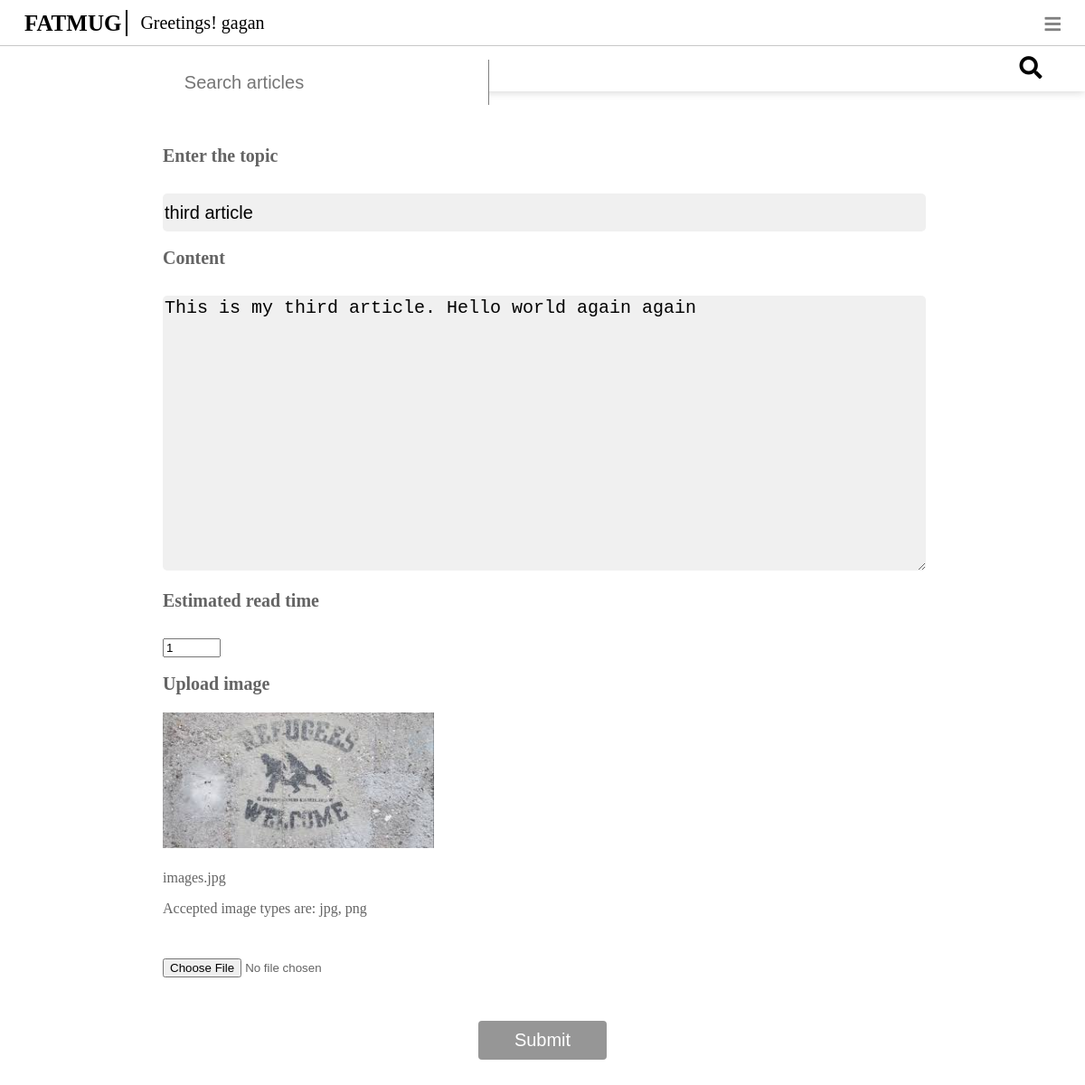
/edit/3 (signed in), run on the app's committed database.
### articles/models.py (models this page shows, shortened)
class articles(models.Model):
	author = models.ForeignKey(User, on_delete=models.CASCADE)
	date = models.DateField(auto_now=True)
	title = models.CharField(max_length=200)
	brief_content = models.TextField(default="A brief (Old French from Latin 'brevis', short) is a written legal document used in various legal adversarial systems that is presented to a court arguing why one party to a particular case should prevail")
	content = models.TextField()
	no_of_reads = models.PositiveIntegerField(default=0)
	likes = models.PositiveIntegerField(default=0)
	image = models.ImageField(default="images.jpg", blank=True)
	read_time = models.IntegerField()
	tags = models.ManyToManyField(tags)

### articles/views.py (the view, shortened to what this page needs)
# urls.py: path('edit/<int:number>', views.edit_article, name='edit'),
@login_required(login_url="login")
def edit_article(request, number):
	try:
		article = models.articles.objects.get(pk=number)
		if article.author == request.user:
			return render(request, 'edit.html', {"article": article})
		else:
			messages.add_message(request, messages.ERROR, "Request Denied")
			return HttpResponseRedirect(reverse('your_articles'))
	except:
		messages.add_message(request, messages.ERROR, "The article doesn't exist")
		return HttpResponseRedirect(reverse('home'))

### articles/templates/edit.html (shortened to what this page needs)
{% load static %}
<!DOCTYPE html>
<html>
	<head>
		<link rel="stylesheet" href="https://pro.fontawesome.com/releases/v5.10.0/css/all.css"/>
		<link rel="stylesheet" href="{% static 'css/navbar.css' %}" type="text/css">
		<link rel="stylesheet" href="{% static 'css/edit.css' %}" type="text/css">
	</head>
	<body>
		<div class="Outer_navbar_wrapper">
			<div class="Navbar_wrapper">
				<div class="left">
					<a href="{% url 'home' %}"><div class="nav_item" id="logo">FATMUG</div></a>
					<div class="nav_item" id="greeting">Greetings! {{request.user}}</div>
				</div>
				<div class="right">
					<div class="nav_item left_items" id="special" onclick="change()"><i class="fas fa-bars"></i></div>
				</div>
			</div>
			<div class="search">
				<input type="text" placeholder="Search articles" class="search-input"/>
				<span class="search-icon"><i class="fas fa-search"></i></span>
			</div>
		</div>
		<div class="form_container">
			<form action="" method="POST">
				<label for="Topic">Enter the topic</label>
				<br>
				<input id="Topic" class="inputs" value="{{article.title}}" name="title" type="texts">
				<br>
				<br>
				<label for="Content">Content</label>
				<br>
				<textarea id="Content" class="inputs" name="content" type="texts">{{article.content}}</textarea>
				<br>
				<br>
				<label for="readtime">Estimated read time</label>
				<br>
				<input type="number" value="{{article.read_time}}" id="read_time" name="readtime" min="1" max="100">
				<br>
				<br>
				<label for="image">Upload image</label>
				<div class="thumbnail_image"><img src="/media/{{article.image}}" height="150" width="300"></div>
				<p>{{article.image}}</p>
				<p>Accepted image types are: jpg, png</p>
				<input id="image" type="file" name="image">
				<br>
				<div class="button"><input id="Submit" type="Submit"></div>
			</form>
		</div>
	</body>
</html>

### Abhinav_project/static/css/navbar.css (style rules this page uses)
body, html { margin: 0; padding: 0; }
.Outer_navbar_wrapper { position: sticky; top: 0; left: 0; box-shadow: 0px 0px 10px rgba(0,0,0,0.2); }
.Navbar_wrapper { font-family: Verdana; color: grey; background-color: white; width: 100%; height: 50px; display: flex; flex-direction: row; justify-content: space-between; align-items: center; }
.left, .right { flex-grow: 0; flex-shrink: 0; height: 25px; }
.left { font-size: 20px; color: black; display: flex; justify-content: center; align-items: center; }
.right { font-size: 15px; }
.nav_item { border-radius: 3px; line-height: 25px; padding-left: 5px; padding-right: 5px; height: 100%; border: 2px solid white; display: inline-block; }
#logo { margin-left: 20px; font-size: 25px; font-weight: bolder; color: black; cursor: pointer; }
#logo::after { margin-left: 5px; content: ""; border: 1px solid black; }
.right div { margin-right: 20px; }
.hidden, #special { background-color: white; z-index: 1000; display: none; }
#special { font-size: 20px; }
@media screen and (max-device-width: 800px) { .Navbar_wrapper { box-shadow: none; } }
@media screen and (max-device-width: 800px) { .right .nav_item { display: none; } }
@media screen and (max-device-width: 800px) { #special { display: block; } }
.search { display: flex; align-items: center; height: 50px; width: 100%; justify-content: space-between; border-top: 1px solid rgb(200, 200, 200); }
.search-input { text-align: center; font-size: 20px; padding: 0px; height: 100%; width: 45%; border: none; border-right: 1px solid grey; }
.search-icon { font-size: 25px; border: none; height: 100%; line-height: 50px; text-align: center; width: 10%; cursor: pointer; background-color: white; }
a, a:hover { text-decoration: none; color: grey; }

### Abhinav_project/static/css/edit.css (style rules this page uses)
.form_container { width: 70%; margin-left: auto; margin-right: auto; margin-top: 60px; font-family: verdana; padding-bottom: 100px; color: rgb(100,100,100); }
label { margin-top: 30px; font-weight: bold; font-size: 20px; }
#Topic, #Content { margin-top: 30px; background-color: rgb(240,240,240); border: none; font-size: 20px; border-radius: 5px; }
input { margin-top: 30px; }
#Topic { height: 40px; line-height: 40px; width: 100%; }
#Content { height: 300px; width: 100%; }
.button { text-align: center; }
#Submit { padding: 10px 40px 10px 40px; background-color: rgb(150, 150, 150); font-size: 20px; color: white; border: none; border-radius: 4px; }
a, a:hover { text-decoration: none; color: grey; }
.thumbnail_image { margin-top: 20px; margin-bottom: 20px; }

### data on the page
articles: title "third article", content "This is my third article. Hello world again again", readtime "1", image (picture), image "images.jpg"

### other printed values
{{ request.user }} "gagan"
